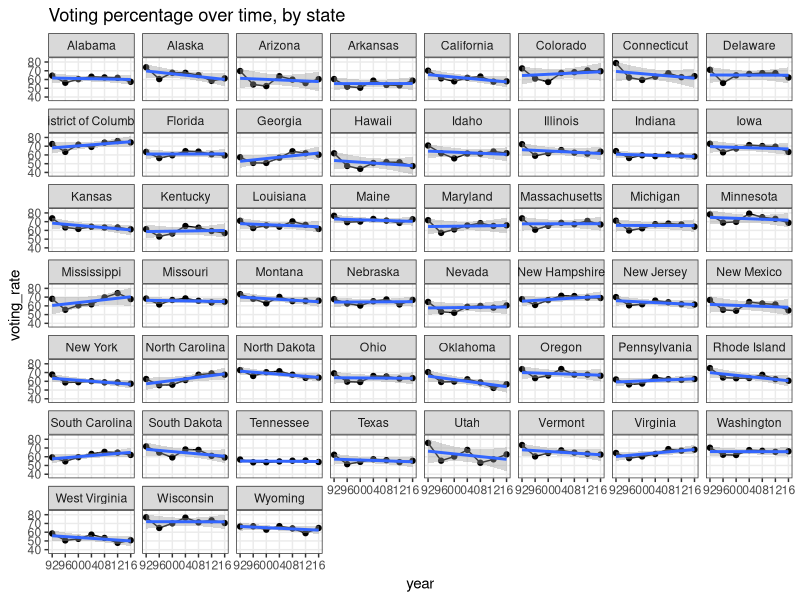

The R source for this figure:
# Perform some analysis on the data

# Setup ------------------------------------------------------------------------

{
  library(vroom)
  library(dplyr)
  library(ggplot2)
  library(tidyr)
  library(purrr)
  library(broom)
  library(lme4)
  library(patchwork)
  library(Cairo)
}

options(device = 'x11')

# Import data ------------------------------------------------------------------

voting = vroom(file = 'output/voting_rates.tsv')

voting = voting %>% filter(type == 'Citizen')

# Analyze ----------------------------------------------------------------------

# labels for years in plots
yr = substr(sort(voting$year), start = 3, stop = 4) %>% unique

# Has voting participation decreased over the years?

# voting = split(voting, f = voting$type)

vplot_wrap = 
  voting %>% ggplot() + 
  geom_point(aes(x = year, y = voting_rate)) + 
  geom_line(aes(x = year, y = voting_rate)) + 
  geom_smooth(aes(x = year, y = voting_rate), method = 'lm') + 
  scale_x_continuous(breaks = seq(1992, 2016,by=4), labels = yr) +  
  theme_bw() + 
  theme(legend.position = 'bottom',
        panel.grid.minor = element_blank()) + 
  facet_wrap(~state) + 
  ggtitle("Voting percentage over time, by state")

# Export image
Cairo(1920, 1620, dpi = 150, type = 'png', file = 'img/voting_prop_by_state.png')
vplot_wrap
dev.off()


# Perform regressions -------------------------------------------------------

model_collection = tibble(
  'formulas' = list(
    voting_rate ~ year,
    voting_rate ~ -1 + year * state,
    voting_rate ~ -1 + state + year,
    voting_rate ~ year + (year | state),
    voting_rate ~ year + (1 | state),
    voting_rate ~ (1 | state) + (1| year) + year
  ), 
  'description' = as.character(formulas),
  'reg_call' = list(
    lm,
    lm,
    lm,
    lmer,
    lmer,
    lmer
  )
)

model_collection = model_collection %>% 
  mutate(model_fit = map2(.x = formulas, .y = reg_call, ~.y(data = voting, formula = .x, REML = FALSE))) %>% 
  mutate(AIC = map_dbl(.x = model_fit, .f = AIC))

saveRDS(model_collection, file = 'output/model_tbl.RDS')
